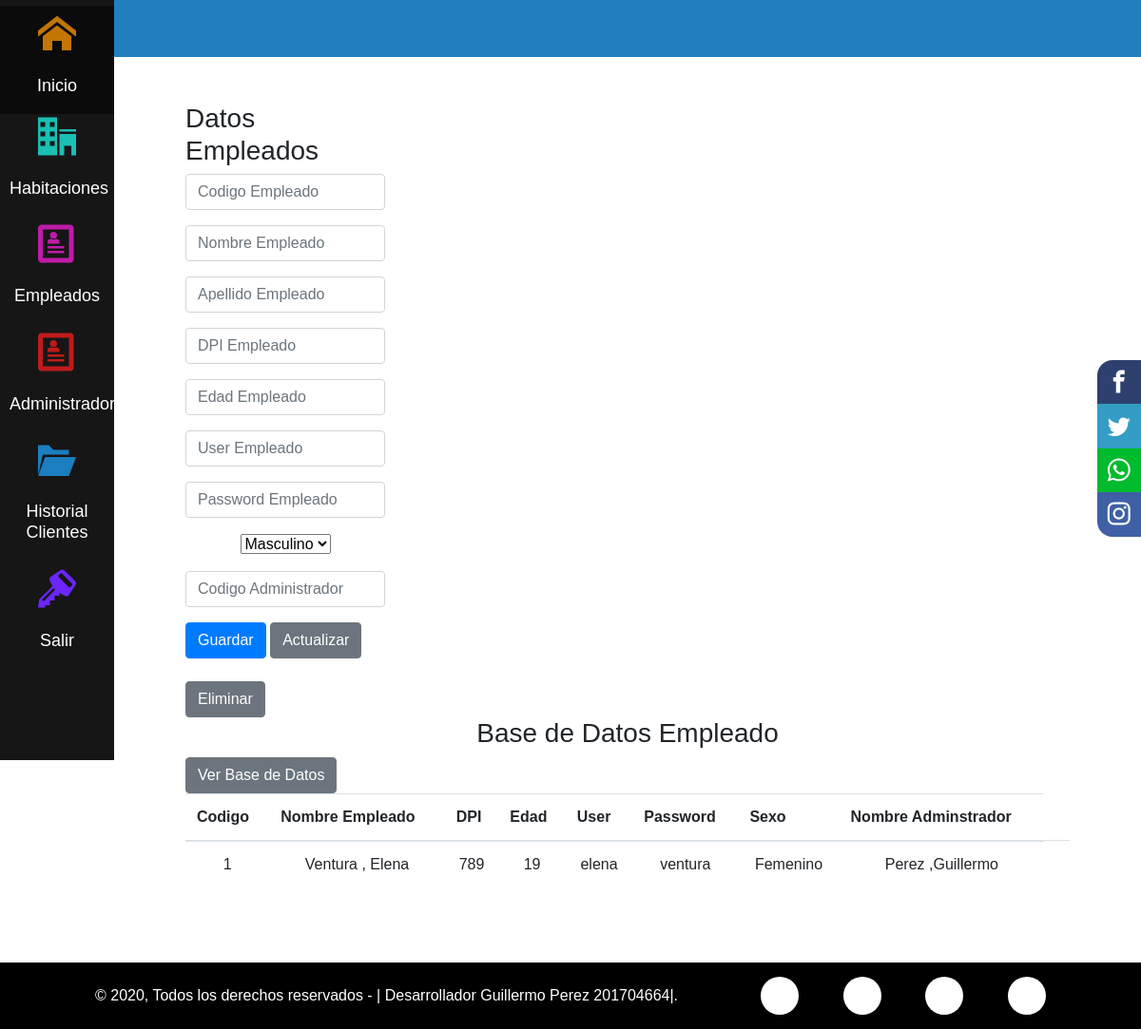
The page /rol_administrador/datos_empleado.php on the database its author committed.
### tables this page shows
CREATE TABLE `empleados` (
  `empleado_id` int(11) NOT NULL,
  `nombre_empleado` text NOT NULL,
  `apellido_empleado` text NOT NULL,
  `DPI` int(11) NOT NULL,
  `edad` int(11) NOT NULL,
  `user` text NOT NULL,
  `password` text NOT NULL,
  `sexo_id` int(11) NOT NULL,
  `administrador_id` int(11) NOT NULL
);

CREATE TABLE `sexo` (
  `sexo_id` int(11) NOT NULL,
  `tipo_sexo` text NOT NULL
);

### rol_administrador/datos_empleado.php (the view, shortened to what this page needs)
<?php
    include_once("diseno_pagina_administrador.php");
 ?>
<!DOCTYPE html>
<html lang="en">
<head>
    <link rel="stylesheet" href="https://stackpath.bootstrapcdn.com/bootstrap/4.5.2/css/bootstrap.min.css">
</head>
<body>
<div class="content-article">
            <article>
    <br> <br>
    <div class="container">
        <div class="row">
            <div class="col-3">
                <h3>Datos Empleados </h3>
                <form id="frminsertarclientes" method="post">
                    <div class="form-group">
                        <div>
                         <center><input type="text" class="form-control" name="txtempleado_id" id="txtempleado_id" placeholder="Codigo Empleado"></center>
                        </div>
                    </div>
                    <div class="form-group">
                        <center><input type="text" class="form-control" name="txtnombre_empleado" id="txtnombre_empleado" placeholder="Nombre Empleado"></center>
                    </div>
                    <div class="form-group">
                        <center><input type="text" class="form-control" name="txtapellido_empleado" id="txtapellido_empleado" placeholder="Apellido Empleado"></center>
                    </div>
                    <div class="form-group">
                        <center><input type="text" class="form-control" name="txtDPI" id="txtDPI" placeholder="DPI Empleado"></center>
                    </div>
                    <div class="form-group">
                         <center><input type="text" class="form-control" name="txtedad" id="txtedad" placeholder="Edad Empleado"></center>
                    </div>
                     <div class="form-group">
                        <center><input type="text" class="form-control" name="txtuser" id="txtuser" placeholder="User Empleado"></center>
                    </div>
                     <div class="form-group">
                        <center><input type="text" class="form-control" name="txtpassword" id="txtpassword" placeholder="Password Empleado"></center>
                    </div>
                    <div class="form-group">
                        <center>
                        <select class="" name="txtsexo_id" id="txtsexo_id">
                            <?php
                            include "dao/conexion.php";
                            $sql = "select * from sexo";
                            $ejecutar = mysqli_query($conexion, $sql);
                            while($txtsexo_id = mysqli_fetch_array($ejecutar)){
                                echo "<option value='".$txtsexo_id ['sexo_id']."'>".utf8_encode($txtsexo_id ['tipo_sexo'])."</option>";
                            }
                            ?>
                        </select>
                        </center>
                    </div>
                     <div class="form-group">
                        <center><input type="text" class="form-control" name="txtadministrador_id" id="txtadministrador_id" placeholder="Codigo Administrador"></center>
                    </div>
                    <button type="submit" class="btn btn-primary" name="btnguardar" id="btnguardar">Guardar</button>
                    <button type="submit" class="btn btn-secondary" name="btnactualizar" id="btnactualizar">Actualizar</button>
                    <br>
                    <br>
                    <button type="submit" class="btn btn-secondary" name="btneliminar" id="btneliminar">Eliminar</button>
                </form>
            </div>
            <div class="col">
                <h3 class="text-center">Base de Datos Empleado</h3>
                  <a href="datos_empleado.php"><button type="submit" class="btn btn-secondary" name="btnverbasedatos" id="btnverbasedatos"> Ver Base de Datos</button> </a>
                <table class="table">
                    <thead>
                        <tr>
                            <th scope="col">Codigo </th>
                            <th scope="col">Nombre Empleado</th>
                            <th scope="col">DPI</th>
                            <th scope="col">Edad</th>
                            <th scope="col">User</th>
                            <th scope="col">Password</th>
                            <th scope="col">Sexo</th>
                            <th scope="col">Nombre Adminstrador</th>
                        </tr>
                    </thead>
                    <?php
                    include "dao/conexion.php";
                    $sql = "Select empleados.empleado_id, CONCAT(empleados.apellido_empleado, ', ',empleados.nombre_empleado)AS Nombre_completo_empleado,empleados.DPI, empleados.edad, empleados.user, empleados.password, sexo.tipo_sexo, CONCAT(administrador.apellido_administrador, ',',administrador.nombre_administrador)AS Nombre_completo_administrador FROM sexo INNER JOIN (administrador INNER JOIN empleados on administrador.administrador_id = empleados.administrador_id) on empleados.sexo_id = sexo.sexo_id";
                    $ejecutar = mysqli_query($conexion, $sql);
                    while ($fila = mysqli_fetch_array($ejecutar)){
                    ?>
                    <tbody>
                        <td> <center><?php echo $fila['empleado_id']?> </center></td>
                        <td> <center><?php echo $fila['Nombre_completo_empleado']?> </center></td>
                        <td> <center><?php echo $fila['DPI']?> </center></td>
                        <td> <center><?php echo $fila['edad']?> </center></td>
                        <td> <center><?php echo $fila['user']?> </center></td>
                        <td> <center><?php echo $fila['password']?> </center></td>
                        <td> <center><?php echo $fila['tipo_sexo']?> </center></td>
                        <td> <center><?php echo $fila['Nombre_completo_administrador']?> </center></td>
                        <td></td>
                    </tbody>
                    <?php
                    }
                    ?>
                </table>
            </div>
        </div>
    </div>
    </article>
        </div>
     <div class="footer-copy-redes">
                  <div class="main-copy-redes">
                        <div class="footer-copy">
                              &copy; 2020, Todos los derechos reservados - | Desarrollador Guillermo Perez 201704664|.
                        </div>
                        <div class="footer-redes">
                              <a href="#" class="fa fa-facebook"></a>
                              <a href="#" class="fa fa-twitter"></a>
                              <a href="#" class="fa fa-youtube-play"></a>
                              <a href="#" class="fa fa-github"></a>
                        </div>
                  </div>
            </div>
</body>
</html>

### rol_administrador/CSS_Adm/estilos_menu.css (style rules this page uses)
* { margin: 0; padding: 0; box-sizing: border-box; font-family: sans-serif; list-style: none; }
.content-article { margin-left: 120px; padding: 40px; }
.content-article article { background: white; padding: 20px; }

### rol_administrador/CSS_Adm/derechos_autor.css (style rules this page uses)
* { margin: 0; padding: 0; -webkit-box-sizing: border-box; -moz-box-sizing: border-box; box-sizing: border-box; }
.footer-copy-redes { width: 100%; background: #000; border-top: 3px solid #fff; }
.main-copy-redes { width: 98%; max-width: 1000px; padding: 15px 0; margin: auto; display: flex; flex-wrap: wrap; justify-content: space-between; -ms-align-items: center; align-items: center; }
.main-copy-redes .footer-copy { width: 70%; color: #fff; }
.main-copy-redes .footer-redes { width: 30%; display: flex; flex-wrap: wrap; justify-content: space-between; }
.main-copy-redes .footer-redes a { display: inline-block; text-decoration: none; width: 40px; height: 40px; line-height: 40px; border-radius:50%; background: #fff; color: #000; text-align: center; }

### rows shown on the page
empleados: empleado_id "1", Nombre_completo_empleado "Ventura , Elena", DPI "789", edad "19", user "elena", password "ventura", sexo.tipo_sexo "Femenino", Nombre_completo_administrador "Perez ,Guillermo"

### other values the page prints
form field txtsexo_id "Masculino"
